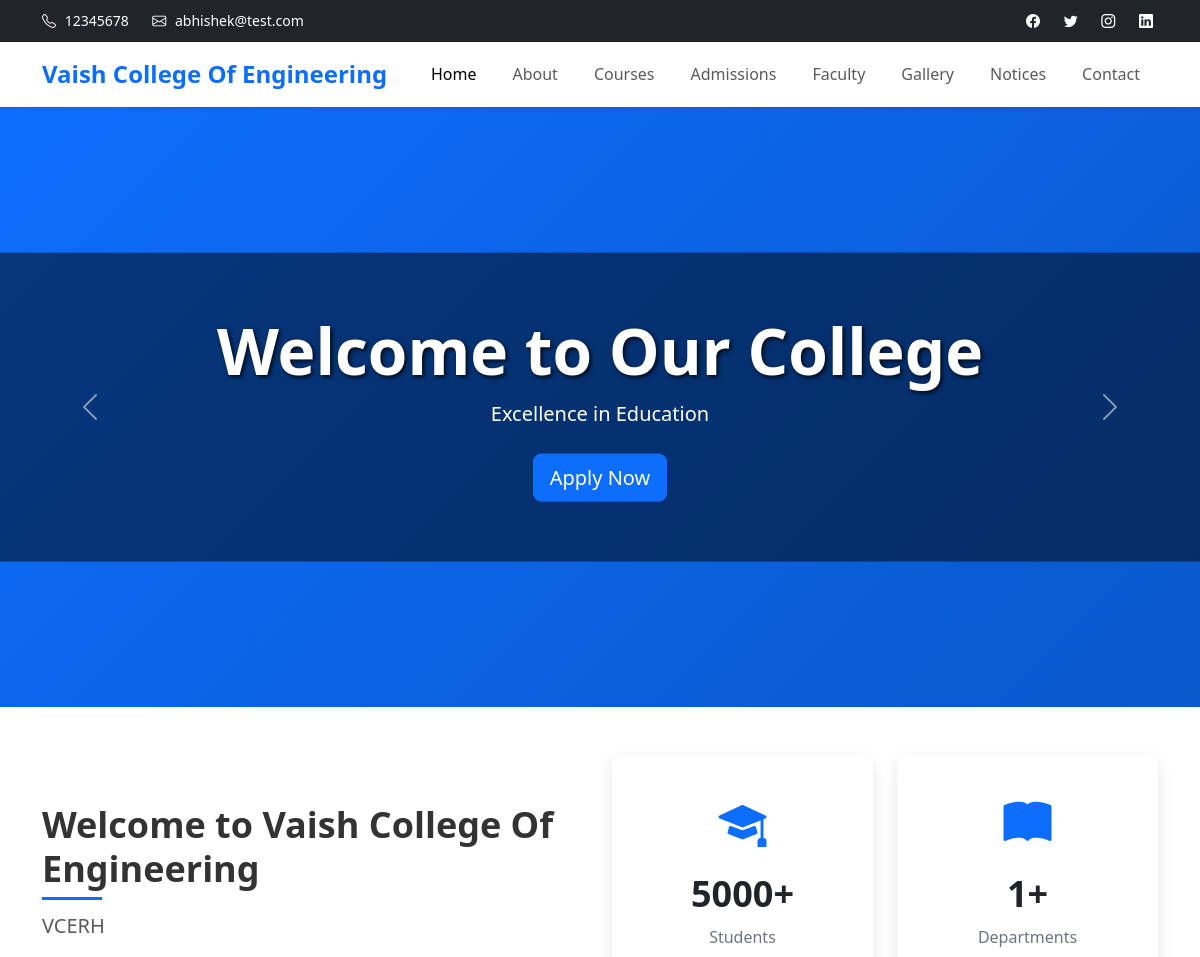
Before: / (upper part) with the older database file.
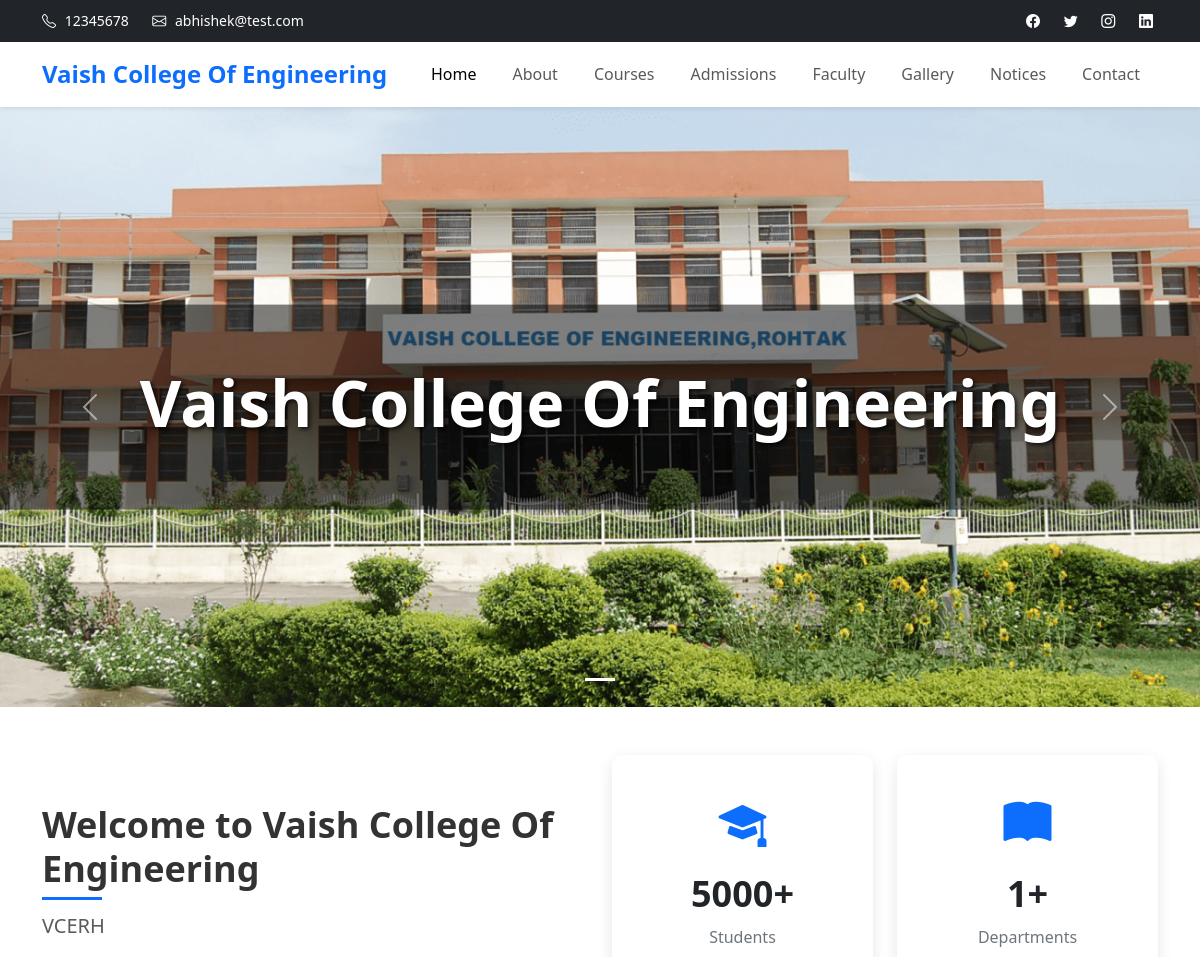
After: the same page with the newer database file.
### main/models.py (models this page shows, shortened)
class BannerSlide(models.Model):
    title = models.CharField(max_length=100, help_text="Main banner heading")
    subtitle = models.CharField(max_length=200, blank=True, help_text="Subtitle/description (optional)")
    image = models.ImageField(upload_to='banners/', help_text="Banner image (1920x600px recommended)")
    button_text = models.CharField(max_length=50, blank=True, help_text="Call-to-action button text")
    button_link = models.CharField(max_length=200, blank=True, help_text="Button link URL")
    order = models.IntegerField(default=0, help_text="Display order (1, 2, 3...)")
    is_active = models.BooleanField(default=True, help_text="Show this slide?")
    class Meta:
        ordering = ['order']
        verbose_name = "Banner Slide"
        verbose_name_plural = "Banner Slides"

### main/views.py (the view)
# urls.py: 2. Add a URL to urlpatterns:  path('', views.home, name='home')
def home(request):
    context = {
        'banners': BannerSlide.objects.filter(is_active=True),
        'departments': Department.objects.filter(is_active=True)[:6],
        'notices': Notice.objects.all()[:5],
        'gallery_images': GalleryImage.objects.all()[:6],
        'college_info': CollegeInfo.objects.first(),
    }
    return render(request, 'main/home.html', context)

### main/templates/main/home.html (shortened to what this page needs)
{% extends 'main/base.html' %}
{% load static %}
{% block content %}
<section class="hero-section">
    <div id="heroCarousel" class="carousel slide carousel-fade" data-bs-ride="carousel">
        <div class="carousel-indicators">
            {% for banner in banners %}
            <button type="button" data-bs-target="#heroCarousel" data-bs-slide-to="{{ forloop.counter0 }}"
                    {% if forloop.first %}class="active"{% endif %}></button>
            {% endfor %}
        </div>
        <div class="carousel-inner">
            {% for banner in banners %}
            <div class="carousel-item {% if forloop.first %}active{% endif %}">
                <img src="{{ banner.image.url }}" class="d-block w-100" alt="{{ banner.title }}">
                <div class="carousel-caption">
                    <div class="container">
                        <h1 class="display-3 fw-bold animate-fade-up">{{ banner.title }}</h1>
                    </div>
                </div>
            </div>
            {% empty %}
            <div class="carousel-item active">
                <div class="placeholder-banner">
                    <div class="carousel-caption">
                        <div class="container">
                            <h1 class="display-3 fw-bold">Welcome to Our College</h1>
                            <p class="lead mb-4">Excellence in Education</p>
                            <a href="{% url 'admissions' %}" class="btn btn-primary btn-lg">Apply Now</a>
                        </div>
                    </div>
                </div>
            </div>
            {% endfor %}
        </div>
        <button class="carousel-control-prev" type="button" data-bs-target="#heroCarousel" data-bs-slide="prev">
            <span class="carousel-control-prev-icon"></span>
        </button>
        <button class="carousel-control-next" type="button" data-bs-target="#heroCarousel" data-bs-slide="next">
            <span class="carousel-control-next-icon"></span>
        </button>
    </div>
</section>
<section class="welcome-section py-5">
    <div class="container">
        <div class="row align-items-center">
            <div class="col-lg-6 mb-4 mb-lg-0">
                <h2 class="section-title">Welcome to {% if college_info %}{{ college_info.name }}{% else %}Our College{% endif %}</h2>
                <p class="lead text-muted mb-4">
                    {% if college_info %}{{ college_info.tagline }}{% else %}Building Future Leaders{% endif %}
                </p>
            </div>
            <div class="col-lg-6">
                <div class="welcome-stats">
                    <div class="row text-center">
                        <div class="col-6 mb-3">
                            <div class="stat-card">
                                <i class="bi bi-mortarboard-fill"></i>
                                <h3>5000+</h3>
                                <p>Students</p>
                            </div>
                        </div>
                        <div class="col-6 mb-3">
                            <div class="stat-card">
                                <i class="bi bi-book-fill"></i>
                                <h3>{{ departments.count }}+</h3>
                                <p>Departments</p>
                            </div>
                        </div>
                    </div>
                </div>
            </div>
        </div>
    </div>
</section>
{% endblock %}

Changed rows visible on the page:
added BannerSlide: image (picture), title "Vaish College Of Engineering"
Other visible differences:
text no longer shown: "Welcome to Our College Excellence in Education Apply Now"
